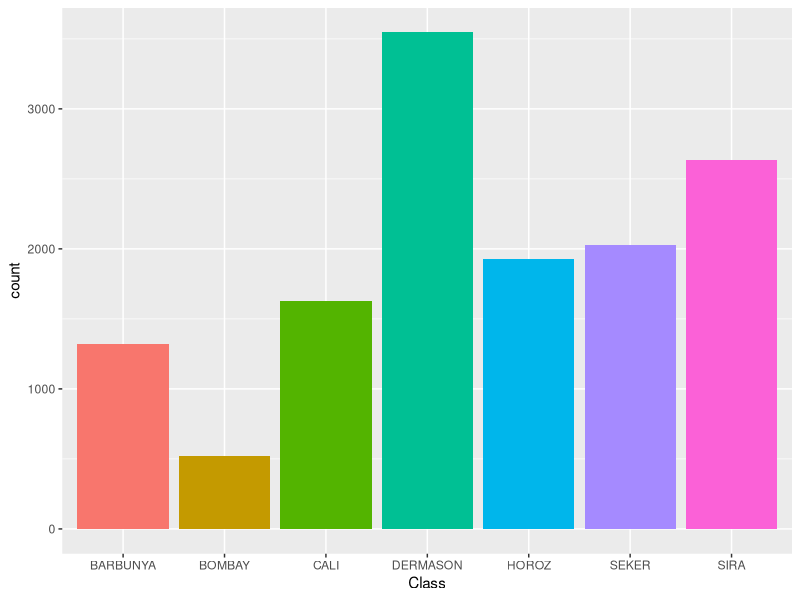
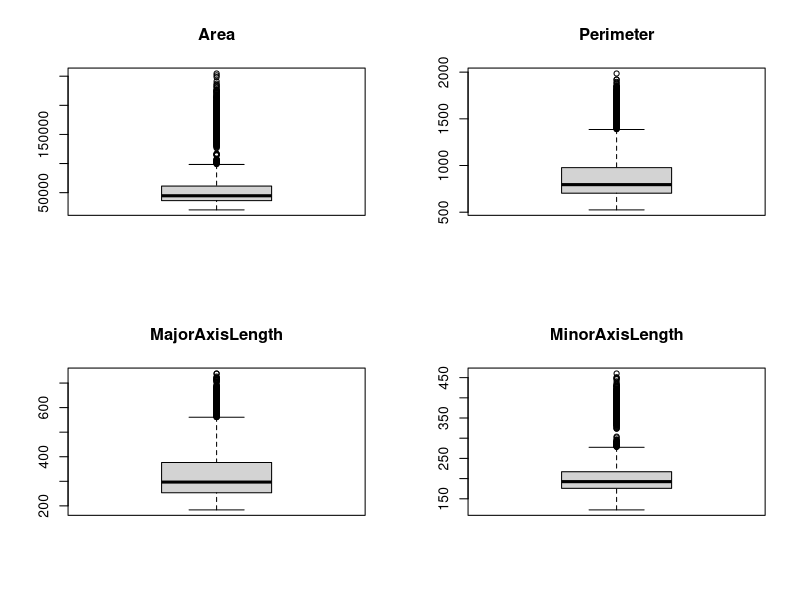
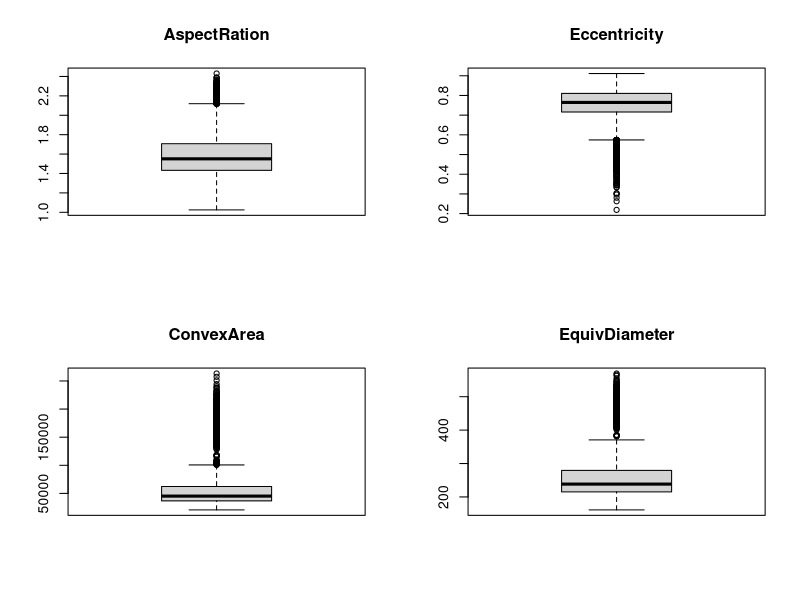
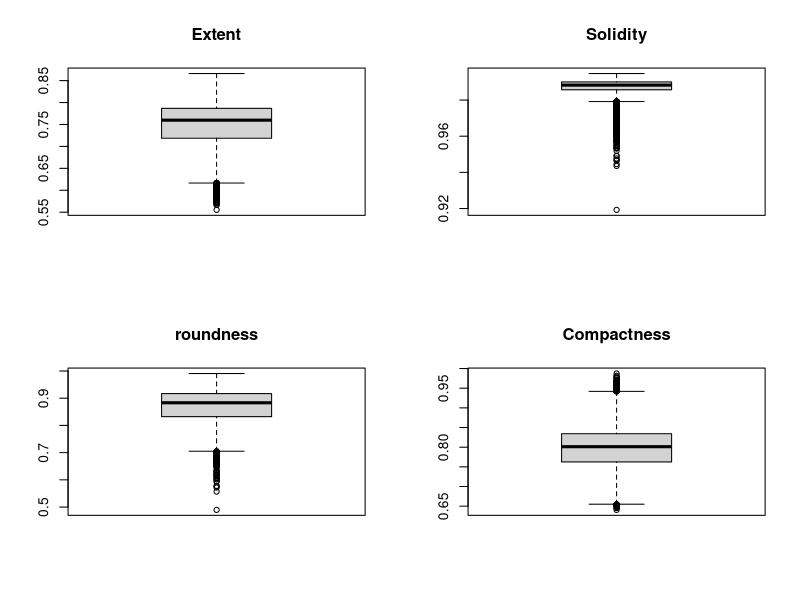
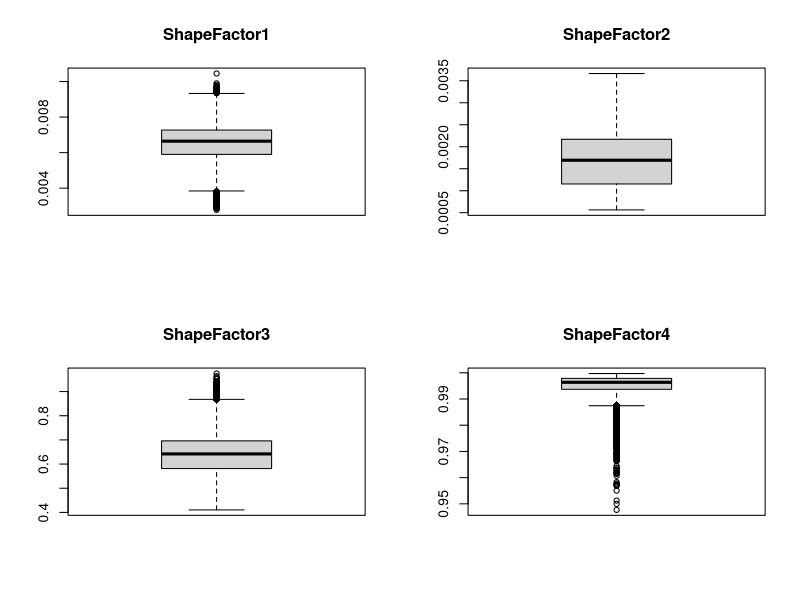

R code for these plots, in order:
## ---- chunk 1
knitr::opts_chunk$set(echo = TRUE)
## ---- chunk 2
rm(list=ls())

library('ggplot2')
library('gridExtra')
library('GGally')
library(stringr)
## ---- chunk 3
csv_data = read.csv("Dry_Bean_Dataset.csv",header=T, sep=";", na.strings="?", dec=",")
str(csv_data)
## ---- chunk 4
csv_data$Class = factor(csv_data$Class)

nome_classes = unique(csv_data$Class)

print(levels(nome_classes))

num_classes = length(nome_classes)

## ---- chunk 5

classes_summary = summary(csv_data$Class)

print(classes_summary)

ggplot(csv_data, aes(Class, fill = Class)) + geom_bar() + theme(legend.position = "none")

## ---- chunk 6

for(i in 1:16){
  outliers = which(csv_data[,i] %in% boxplot.stats(csv_data[,i])$out)
  if(length(outliers) > 0){
    print(str_interp("Coluna ${names(csv_data[i])} contém ${length(outliers)} outliers"))
  }
}

## ---- chunk 7
par(mfrow=c(2,2))
for(i in 1:4){
  boxplot(csv_data[,i],
          main = names(csv_data)[i])
}


par(mfrow=c(2,2))
for(i in 5:8){
  boxplot(csv_data[,i],
          main = names(csv_data)[i])
}


par(mfrow=c(2,2))
for(i in 9:12){
  boxplot(csv_data[,i],
          main = names(csv_data)[i])
}

par(mfrow=c(2,2))
for(i in 13:16){
  boxplot(csv_data[,i],
          main = names(csv_data)[i])
}
